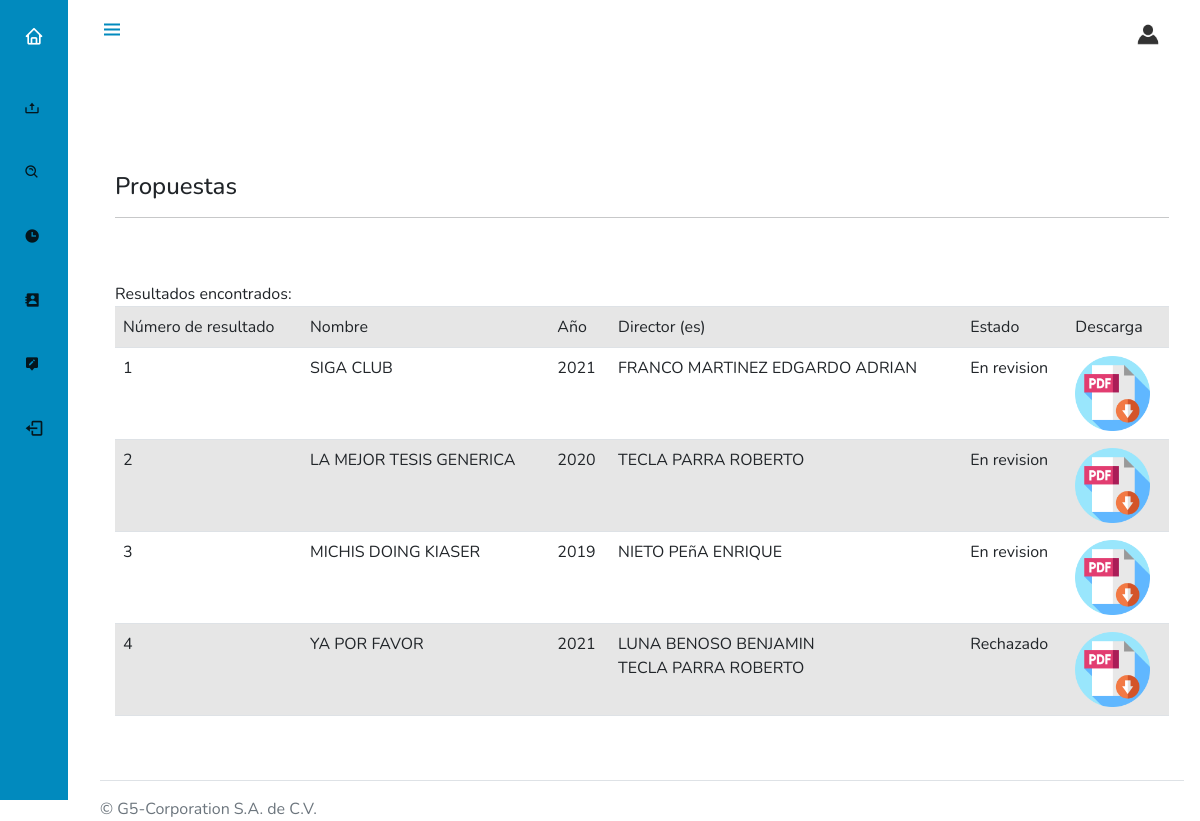
Screenshot of /sesion/propuestas.php (signed in) with the database file from the repository.
### tables this page shows
CREATE TABLE `tesis` (
  `id` int(100) NOT NULL,
  `nombre` varchar(200) NOT NULL,
  `escuela` varchar(100) NOT NULL,
  `anio` int(5) NOT NULL,
  `fecha` date NOT NULL,
  `boleta1` int(11) NOT NULL,
  `boleta2` int(11) NOT NULL,
  `boleta3` int(11) NOT NULL,
  `boleta4` int(11) NOT NULL,
  `profe1` varchar(30) NOT NULL,
  `profe2` varchar(30) NOT NULL,
  `cita` varchar(400) NOT NULL,
  `clasificacion` varchar(20) NOT NULL,
  `estado` varchar(20) NOT NULL,
  `link` varchar(400) NOT NULL
);

### sesion/propuestas.php (the view, shortened to what this page needs)
<?php
if(isset($_SESSION["email"]))
{
  $email = $_SESSION["email"];
  include("../con_db.php");
  $consulta = "SELECT * FROM persona WHERE email = '$email'";
  $resul = mysqli_query($conex, $consulta);
  $filas = mysqli_fetch_row($resul);
  $rol = $filas[3];
}
else
{
  header("location:./../login.php");
}
?>
<!doctype html>
<html lang="es">
  <head>
<link href="../dist/css/bootstrap.min.css" rel="stylesheet">
<link href="../assets/css/sticky-footer-navbar.css" rel="stylesheet">
<link rel="stylesheet" href="http://code.jquery.com/ui/1.10.1/themes/base/jquery-ui.css" />
<link href='https://cdn.jsdelivr.net/npm/bootstrap@5.0.0-beta1/dist/css/bootstrap.min.css' rel='stylesheet'>
        <link href='https://cdn.jsdelivr.net/npm/boxicons@latest/css/boxicons.min.css' rel='stylesheet'>
        <link href='../css/side.css' rel='stylesheet'>
  </head>
  <body oncontextmenu='return false' class='snippet-body'>
    <body id="body-pd">
    <header class="header" id="header">
        <div class="header_toggle"> <i class='bx bx-menu' id="header-toggle"></i> </div>
        <div class="header_img"> <img src="../assets/img/user.jpg" alt=""> </div>
    </header>
    <div class="l-navbar" id="nav-bar">
        <nav class="nav">
            <div> <a href="./index.php" class="nav_logo"> <i class='bx bx-home nav_logo-icon'></i> <span class="nav_logo-name">Inicio</span> </a>
                <div class="nav_list">
                    <a href="./subirtesis.php" class="nav_link"> <i class='bx bx-upload'></i> <span class="nav_name">Sube Tesis</span> </a>
                    <a href="./buscador.php" class="nav_link"> <i class='bx bx-search-alt'></i> <span class="nav_name">Buscar Tesis</span> </a>
                    <a href="./recientes.php" class="nav_link"> <i class='bx bxs-time'></i> <span class="nav_name">Ultimas Tesis</span> </a>
                    <?php
                    if($rol == "Alumno")
                      echo '<a href="alumno.php" class="nav_link"> <i class="bx bxs-contact"></i> <span class="nav_name">Mi Perfil</span> </a>';
                    else
                      echo '<a href="ProfesorTesis.php" class="nav_link"> <i class="bx bxs-contact"></i> <span class="nav_name">Mis tesis</span> </a>';
                    ?>
                    <a href="./propuestas.php" class="nav_link"> <i class='bx bxs-message-alt-edit'></i> <span class="nav_name">Propuestas</span> </a>
            </div> <a href="./cerrarSesion.php?nombreSesion=email" class="nav_link"> <i class='bx bx-log-out nav_icon'></i> <span class="nav_name">Cerrar sesión</span> </a>
        </nav>
    </div>
<div class="container">
 <h4 class="mt-5">Propuestas</h4>
 <hr>
 <?php
$aKeyword = explode(" ", "protocolo");
$query ="SELECT * FROM tesis WHERE clasificacion like '%".$aKeyword[0]."%' ";
$result = $conex->query($query);
if($result->num_rows > 0) {
  $row_count=0;
  echo "<br><br>Resultados encontrados: ";
  echo "<br><table class='table table-striped'>";
  ?>
  <tr>
    <td>Número de resultado</td>
    <td>Nombre</td>
    <td>Año</td>
    <td>Director (es)</td>
    <td>Estado</td>
    <td>Descarga</td>
  </tr>
  <?php
  While($row = $result->fetch_assoc()) {
      $row_count++;
      $descarga = $row['link'];
      ?>
      <tr>
        <td><?php echo $row_count; ?></td>
        <td><?php echo $row['nombre']; ?></td>
        <td><?php echo $row['anio']; ?></td>
        <td><?php echo $row['profe1']; ?> <br> <?php echo  $row['profe2']; ?></td>
        <td>
            <?php
                if($row['estado'] == NULL)
                echo "No requiere";
                else
                echo $row['estado'];
            ?>
        </td>
        <td><a href="<?php echo $descarga; ?>" target="_blank"><img src='../assets/img/pdfdown.png' width="75px"></a></td>
      </tr>
      <?php
  }
  echo "</table>";
}
else {
  echo "<br>Resultados encontrados: Ninguno";
}
?>
</div>
<br>
<footer class="pt-3 mt-4 text-muted border-top">
            &copy; G5-Corporation S.A. de C.V.
</footer>
    </body>
</html>

### assets/css/sticky-footer-navbar.css (style rules this page uses)
html { position: relative; min-height: 100%; }
body { margin-bottom: 60px; }
body > .container { padding: 60px 15px 0; }

### css/side.css (style rules this page uses)
:root { --header-height: 3rem; --nav-width: 68px; --first-color: #018abe; --first-color-light: #04161d; --white-color: #ffffff; --body-font: 'Nunito', sans-serif; --normal-font-size: 1rem; --z-fixed: 100 }
body { position: relative; margin: var(--header-height) 0 0 0; padding: 0 1rem; font-family: var(--body-font); font-size: var(--normal-font-size); transition: .5s }
a { text-decoration: none }
.header { width: 100%; height: var(--header-height); position: fixed; top: 0; left: 0; display: flex; align-items: center; justify-content: space-between; padding: 0 1rem; background-color: var(--white-color); z-index: var(--z-fixed); transition: .5s }
.header_toggle { color: var(--first-color); font-size: 1.5rem; cursor: pointer }
.header_img { width: 35px; height: 35px; display: flex; justify-content: center; border-radius: 50%; overflow: hidden }
.header_img img { width: 40px }
.l-navbar { position: fixed; top: 0; left: -30%; width: var(--nav-width); height: 100vh; background-color: var(--first-color); padding: .5rem 1rem 0 0; transition: .5s; z-index: var(--z-fixed) }
.nav { height: 100%; display: flex; flex-direction: column; justify-content: space-between; overflow: hidden }
.nav_logo, .nav_link { display: grid; grid-template-columns: max-content max-content; align-items: center; column-gap: 1rem; padding: .5rem 0 .5rem 1.5rem }
.nav_logo { margin-bottom: 2rem }
.nav_logo-icon { font-size: 1.25rem; color: var(--white-color) }
.nav_link { position: relative; color: var(--first-color-light); margin-bottom: 1.5rem; transition: .3s }
.nav_icon { font-size: 1.25rem }
@media screen and (min-width: 768px) { body { margin: calc(var(--header-height) + 1rem) 0 0 0; padding-left: calc(var(--nav-width) + 2rem) } }
@media screen and (min-width: 768px) { .header { height: calc(var(--header-height) + 1rem); padding: 0 2rem 0 calc(var(--nav-width) + 2rem) } }
@media screen and (min-width: 768px) { .header_img { width: 40px; height: 40px } }
@media screen and (min-width: 768px) { .header_img img { width: 45px } }
@media screen and (min-width: 768px) { .l-navbar { left: 0; padding: 1rem 1rem 0 0 } }

### rows the page displays
tesis: nombre "SIGA CLUB", anio "2021", profe1 "FRANCO MARTINEZ EDGARDO ADRIAN", estado "En revision"
tesis: nombre "LA MEJOR TESIS GENERICA", anio "2020", profe1 "TECLA PARRA ROBERTO", estado "En revision"
tesis: nombre "MICHIS DOING KIASER", anio "2019", profe1 "NIETO PEñA ENRIQUE", estado "En revision"
tesis: nombre "YA POR FAVOR", anio "2021", profe1 "LUNA BENOSO BENJAMIN", profe2 "TECLA PARRA ROBERTO", estado "Rechazado"
